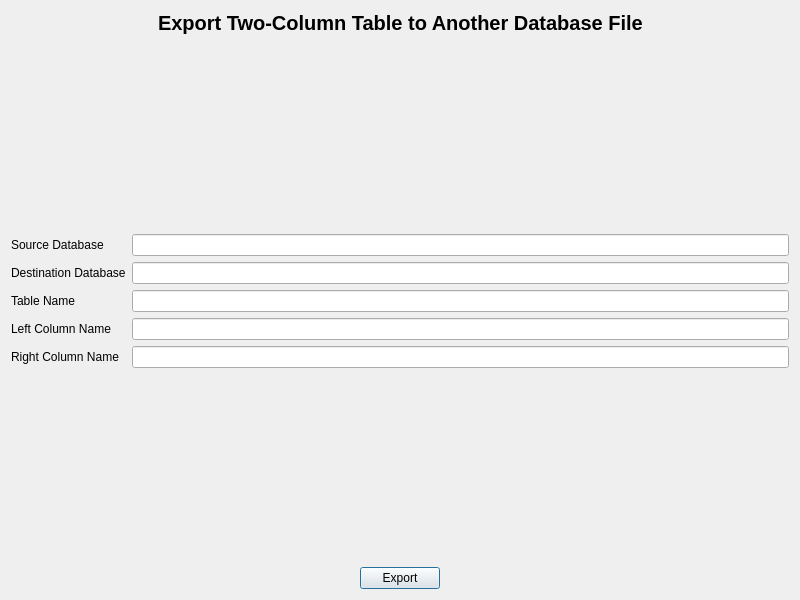
<?xml version="1.0" encoding="UTF-8"?>
<ui version="4.0">
 <class>Dialog</class>
 <widget class="QDialog" name="Dialog">
  <property name="geometry">
   <rect>
    <x>0</x>
    <y>0</y>
    <width>800</width>
    <height>600</height>
   </rect>
  </property>
  <property name="windowTitle">
   <string>Dialog</string>
  </property>
  <layout class="QVBoxLayout" name="verticalLayout">
   <item>
    <layout class="QHBoxLayout" name="horizontalLayout">
     <item>
      <spacer name="horizontalSpacer">
       <property name="orientation">
        <enum>Qt::Horizontal</enum>
       </property>
       <property name="sizeHint" stdset="0">
        <size>
         <width>40</width>
         <height>20</height>
        </size>
       </property>
      </spacer>
     </item>
     <item>
      <widget class="QLabel" name="label">
       <property name="font">
        <font>
         <pointsize>15</pointsize>
         <weight>75</weight>
         <bold>true</bold>
        </font>
       </property>
       <property name="text">
        <string>Export Two-Column Table to Another Database File</string>
       </property>
      </widget>
     </item>
     <item>
      <spacer name="horizontalSpacer_2">
       <property name="orientation">
        <enum>Qt::Horizontal</enum>
       </property>
       <property name="sizeHint" stdset="0">
        <size>
         <width>40</width>
         <height>20</height>
        </size>
       </property>
      </spacer>
     </item>
    </layout>
   </item>
   <item>
    <spacer name="verticalSpacer">
     <property name="orientation">
      <enum>Qt::Vertical</enum>
     </property>
     <property name="sizeHint" stdset="0">
      <size>
       <width>20</width>
       <height>188</height>
      </size>
     </property>
    </spacer>
   </item>
   <item>
    <layout class="QFormLayout" name="formLayout">
     <item row="0" column="0">
      <widget class="QLabel" name="label_2">
       <property name="text">
        <string>Source Database</string>
       </property>
      </widget>
     </item>
     <item row="0" column="1">
      <widget class="QLineEdit" name="sourceEdit"/>
     </item>
     <item row="1" column="0">
      <widget class="QLabel" name="label_3">
       <property name="text">
        <string>Destination Database</string>
       </property>
      </widget>
     </item>
     <item row="1" column="1">
      <widget class="QLineEdit" name="destEdit"/>
     </item>
     <item row="2" column="0">
      <widget class="QLabel" name="label_4">
       <property name="text">
        <string>Table Name</string>
       </property>
      </widget>
     </item>
     <item row="2" column="1">
      <widget class="QLineEdit" name="tableEdit"/>
     </item>
     <item row="3" column="0">
      <widget class="QLabel" name="label_5">
       <property name="text">
        <string>Left Column Name</string>
       </property>
      </widget>
     </item>
     <item row="3" column="1">
      <widget class="QLineEdit" name="leftEdit"/>
     </item>
     <item row="4" column="0">
      <widget class="QLabel" name="label_6">
       <property name="text">
        <string>Right Column Name</string>
       </property>
      </widget>
     </item>
     <item row="4" column="1">
      <widget class="QLineEdit" name="rightEdit"/>
     </item>
    </layout>
   </item>
   <item>
    <spacer name="verticalSpacer_2">
     <property name="orientation">
      <enum>Qt::Vertical</enum>
     </property>
     <property name="sizeHint" stdset="0">
      <size>
       <width>20</width>
       <height>187</height>
      </size>
     </property>
    </spacer>
   </item>
   <item>
    <layout class="QHBoxLayout" name="horizontalLayout_2">
     <item>
      <spacer name="horizontalSpacer_3">
       <property name="orientation">
        <enum>Qt::Horizontal</enum>
       </property>
       <property name="sizeHint" stdset="0">
        <size>
         <width>40</width>
         <height>20</height>
        </size>
       </property>
      </spacer>
     </item>
     <item>
      <widget class="QPushButton" name="exportButton">
       <property name="text">
        <string>Export</string>
       </property>
      </widget>
     </item>
     <item>
      <spacer name="horizontalSpacer_4">
       <property name="orientation">
        <enum>Qt::Horizontal</enum>
       </property>
       <property name="sizeHint" stdset="0">
        <size>
         <width>40</width>
         <height>20</height>
        </size>
       </property>
      </spacer>
     </item>
    </layout>
   </item>
  </layout>
 </widget>
 <resources/>
 <connections/>
</ui>
